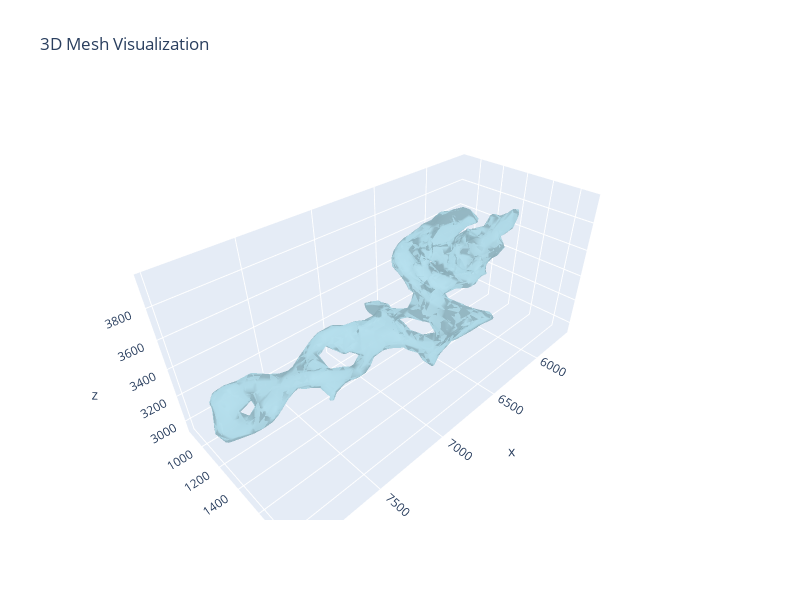

Write notebook code for a chart like this one.
### Code cell
mesh = trimesh.load(data_path("mesh/processed/TS1_wrapped.obj"))
mm = MeshManager(mesh)
mm.visualize_mesh_3d()

### Figure 1 — Plotly figure (JSON) as saved in the notebook; plotly's stock layout.template omitted (floating-point values rounded to 4 significant figures; data arrays with more than 128 entries replaced by an {"elided": "..."} marker saying what was removed)
{"data": [{"color": "lightblue", "i": {"elided": "3884 int values"}, "j": {"elided": "3884 int values"}, "k": {"elided": "3884 int values"}, "name": "Mesh", "opacity": 0.8, "type": "mesh3d", "x": {"elided": "1930 float values"}, "y": {"elided": "1930 float values"}, "z": {"elided": "1930 float values"}}], "layout": {"autosize": false, "height": 600, "scene": {"aspectmode": "data", "xaxis": {"visible": true}, "yaxis": {"visible": true}, "zaxis": {"visible": true}}, "title": {"text": "3D Mesh Visualization"}, "width": 800}}
